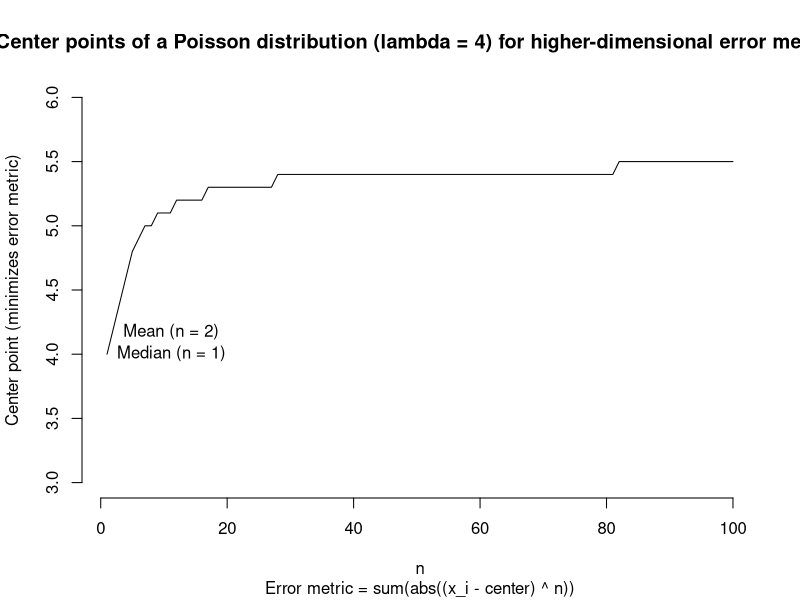

This figure's R source:
set.seed(23423)

x <- seq(3, 6, 0.1)
y <- rpois(100, 4)

n.error <- function(n){
  sapply(x, function(i) { sum(abs( (y-i)^n )) })
}

center <- function(n) {
  e <- n.error(n)
  x[order(e)[1]]
}

d <- data.frame(
  n = 1:100
)
d$center = sapply(d$n, center)

png('cubic-error.png', width = 840, height = 610, res = 100)
plot(center ~ n, data = d, type = 'l', ylim = range(x),
  main = 'Center points of a Poisson distribution (lambda = 4) for higher-dimensional error metrics',
  xlab = 'n', ylab = 'Center point (minimizes error metric)',
  sub = 'Error metric = sum(abs((x_i - center) ^ n))',
  bty = 'n')
text(x = 1, y = median(y), labels = 'Median (n = 1)', pos = 4)
text(x = 2, y = mean(y), labels = 'Mean (n = 2)', pos = 4)
dev.off()
